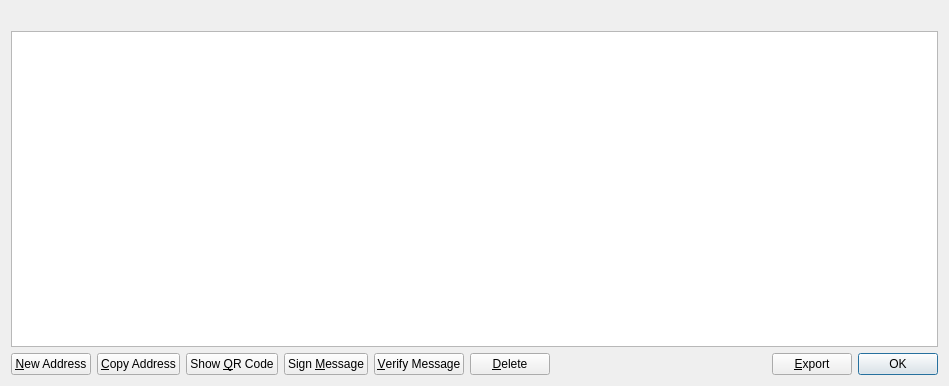
<?xml version="1.0" encoding="UTF-8"?>
<ui version="4.0">
 <class>AddressBookPage</class>
 <widget class="QWidget" name="AddressBookPage">
  <property name="geometry">
   <rect>
    <x>0</x>
    <y>0</y>
    <width>949</width>
    <height>386</height>
   </rect>
  </property>
  <property name="windowTitle">
   <string>Address Book</string>
  </property>
  <layout class="QVBoxLayout" name="verticalLayout">
   <item>
    <widget class="QLabel" name="labelExplanation">
     <property name="textFormat">
      <enum>Qt::PlainText</enum>
     </property>
     <property name="wordWrap">
      <bool>true</bool>
     </property>
    </widget>
   </item>
   <item>
    <widget class="QTableView" name="tableView">
     <property name="contextMenuPolicy">
      <enum>Qt::CustomContextMenu</enum>
     </property>
     <property name="toolTip">
      <string>Double-click to edit address or label</string>
     </property>
     <property name="tabKeyNavigation">
      <bool>false</bool>
     </property>
     <property name="alternatingRowColors">
      <bool>true</bool>
     </property>
     <property name="selectionMode">
      <enum>QAbstractItemView::SingleSelection</enum>
     </property>
     <property name="selectionBehavior">
      <enum>QAbstractItemView::SelectRows</enum>
     </property>
     <property name="sortingEnabled">
      <bool>true</bool>
     </property>
     <attribute name="verticalHeaderVisible">
      <bool>false</bool>
     </attribute>
    </widget>
   </item>
   <item>
    <layout class="QHBoxLayout" name="horizontalLayout">
     <item>
      <widget class="QPushButton" name="newAddress">
       <property name="toolTip">
        <string>Create a new address</string>
       </property>
       <property name="text">
        <string>&amp;New Address</string>
       </property>
       <property name="icon">
        <iconset resource="../bitcoin.qrc">
         <normaloff>:/icons/add</normaloff>:/icons/add</iconset>
       </property>
      </widget>
     </item>
     <item>
      <widget class="QPushButton" name="copyAddress">
       <property name="toolTip">
        <string>Copy the currently selected address to the system clipboard</string>
       </property>
       <property name="text">
        <string>&amp;Copy Address</string>
       </property>
       <property name="icon">
        <iconset resource="../bitcoin.qrc">
         <normaloff>:/icons/editcopy</normaloff>:/icons/editcopy</iconset>
       </property>
      </widget>
     </item>
     <item>
      <widget class="QPushButton" name="showQRCode">
       <property name="autoFillBackground">
        <bool>false</bool>
       </property>
       <property name="text">
        <string>Show &amp;QR Code</string>
       </property>
       <property name="icon">
        <iconset resource="../bitcoin.qrc">
         <normaloff>:/icons/qrcode</normaloff>:/icons/qrcode</iconset>
       </property>
      </widget>
     </item>
     <item>
      <widget class="QPushButton" name="signMessage">
       <property name="toolTip">
        <string>Sign a message to prove you own a reedcoin address</string>
       </property>
       <property name="text">
        <string>Sign &amp;Message</string>
       </property>
       <property name="icon">
        <iconset resource="../bitcoin.qrc">
         <normaloff>:/icons/edit</normaloff>:/icons/edit</iconset>
       </property>
      </widget>
     </item>
     <item>
      <widget class="QPushButton" name="verifyMessage">
       <property name="toolTip">
        <string>Verify a message to ensure it was signed with a specified reedcoin address</string>
       </property>
       <property name="text">
        <string>&amp;Verify Message</string>
       </property>
       <property name="icon">
        <iconset resource="../bitcoin.qrc">
         <normaloff>:/icons/transaction_0</normaloff>:/icons/transaction_0</iconset>
       </property>
      </widget>
     </item>
     <item>
      <widget class="QPushButton" name="deleteAddress">
       <property name="toolTip">
        <string>Delete the currently selected address from the list</string>
       </property>
       <property name="text">
        <string>&amp;Delete</string>
       </property>
       <property name="icon">
        <iconset resource="../bitcoin.qrc">
         <normaloff>:/icons/remove</normaloff>:/icons/remove</iconset>
       </property>
      </widget>
     </item>
     <item>
      <spacer name="horizontalSpacer">
       <property name="orientation">
        <enum>Qt::Horizontal</enum>
       </property>
       <property name="sizeHint" stdset="0">
        <size>
         <width>40</width>
         <height>20</height>
        </size>
       </property>
      </spacer>
     </item>
     <item>
      <widget class="QPushButton" name="exportButton">
       <property name="toolTip">
        <string>Export the data in the current tab to a file</string>
       </property>
       <property name="text">
        <string>&amp;Export</string>
       </property>
       <property name="icon">
        <iconset resource="../bitcoin.qrc">
         <normaloff>:/icons/export</normaloff>:/icons/export</iconset>
       </property>
      </widget>
     </item>
     <item>
      <widget class="QDialogButtonBox" name="buttonBox">
       <property name="sizePolicy">
        <sizepolicy hsizetype="Maximum" vsizetype="Fixed">
         <horstretch>0</horstretch>
         <verstretch>0</verstretch>
        </sizepolicy>
       </property>
       <property name="standardButtons">
        <set>QDialogButtonBox::Ok</set>
       </property>
      </widget>
     </item>
    </layout>
   </item>
  </layout>
 </widget>
 <resources>
  <include location="../bitcoin.qrc"/>
 </resources>
 <connections/>
</ui>
